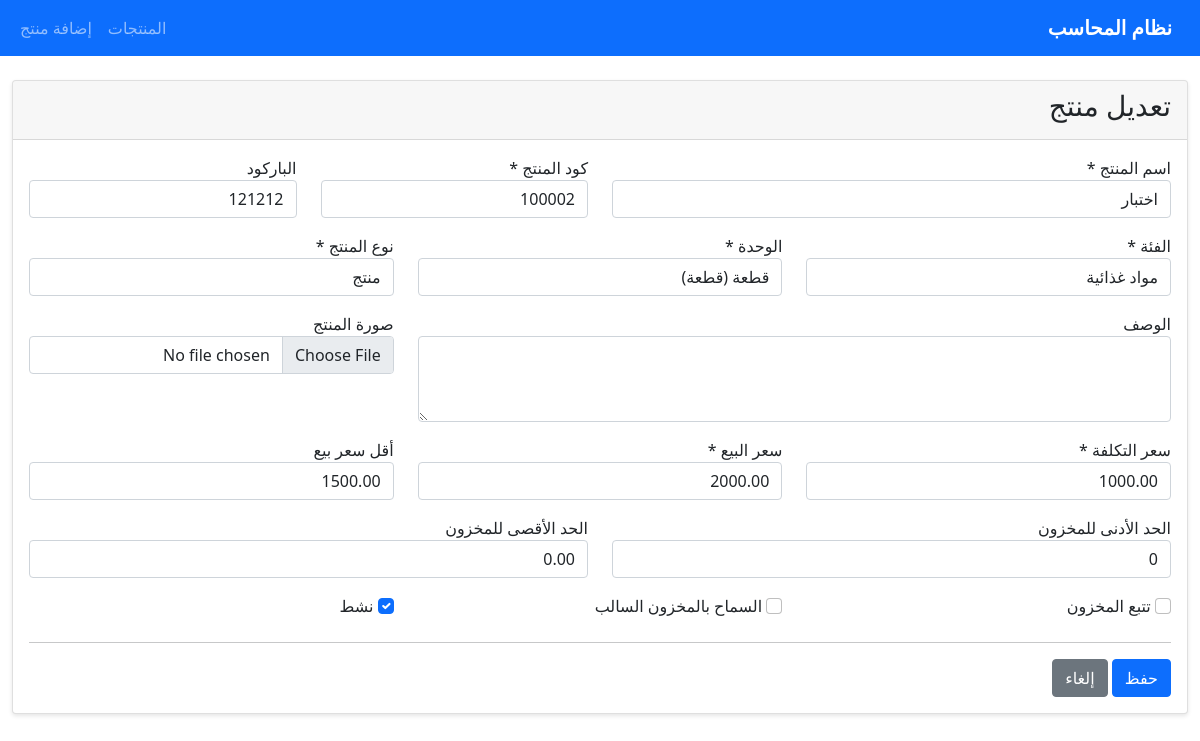
Screenshot of /products/3/edit/ (signed in) with the database file from the repository.
### products/models.py (models this page shows, shortened)
class Product(models.Model):
    PRODUCT_TYPES = [
        ('product', 'منتج'),
        ('service', 'خدمة'),
        ('raw_material', 'مادة خام'),
    ]
    name = models.CharField(max_length=200, verbose_name='اسم المنتج')
    code = models.CharField(max_length=50, unique=True, verbose_name='كود المنتج')
    barcode = models.CharField(max_length=50, blank=True, verbose_name='الباركود')
    category = models.ForeignKey(Category, on_delete=models.PROTECT, verbose_name='الفئة')
    unit = models.ForeignKey(Unit, on_delete=models.PROTECT, verbose_name='الوحدة')
    product_type = models.CharField(max_length=20, choices=PRODUCT_TYPES, default='product', verbose_name='نوع المنتج')
    description = models.TextField(blank=True, verbose_name='الوصف')
    image = models.ImageField(upload_to='products/', blank=True, verbose_name='صورة المنتج')
    cost_price = models.DecimalField(max_digits=10, decimal_places=2, validators=[MinValueValidator(Decimal('0.01'))], verbose_name='سعر التكلفة')
    selling_price = models.DecimalField(max_digits=10, decimal_places=2, validators=[MinValueValidator(Decimal('0.01'))], verbose_name='سعر البيع')
    min_selling_price = models.DecimalField(max_digits=10, decimal_places=2, blank=True, null=True, verbose_name='أقل سعر بيع')
    current_stock = models.DecimalField(max_digits=10, decimal_places=2, default=0, verbose_name='المخزون الحالي')
    min_stock = models.PositiveIntegerField(default=10, verbose_name='الحد الأدنى للمخزون')
    max_stock = models.DecimalField(max_digits=10, decimal_places=2, default=0, verbose_name='الحد الأقصى للمخزون')
    track_stock = models.BooleanField(default=True, verbose_name='تتبع المخزون')
    is_active = models.BooleanField(default=True, verbose_name='نشط')
    allow_negative_stock = models.BooleanField(default=False, verbose_name='السماح بالمخزون السالب')
    created_at = models.DateTimeField(auto_now_add=True, verbose_name='تاريخ الإنشاء')
    updated_at = models.DateTimeField(auto_now=True, verbose_name='تاريخ التحديث')
    class Meta:
        verbose_name = 'منتج'
        verbose_name_plural = 'المنتجات'
        ordering = ['name']

### products/views.py (the view)
# urls.py: path('<int:product_id>/edit/', views.product_update, name='product_update'),
@login_required
def product_update(request, product_id):
    product = get_object_or_404(Product, id=product_id)
    if request.method == 'POST':
        form = ProductForm(request.POST, request.FILES, instance=product)
        if form.is_valid():
            form.save()
            messages.success(request, f'تم تحديث المنتج "{product.name}" بنجاح')
            return redirect('products:product_detail', product_id=product.id)
    else:
        form = ProductForm(instance=product)
    return render(request, 'products/product_form.html', {'form': form, 'title': 'تعديل منتج', 'product': product})

### products/models.py (called while the page is built)
    def __str__(self):
        return self.name

    def __str__(self):
        return f"{self.name} ({self.symbol})"

### templates/products/product_form.html (shortened to what this page needs)
{% extends 'dashboard/base.html' %}
{% block content %}
<div class="card">
    <div class="card-header"><h3>{{ title }}</h3></div>
    <div class="card-body">
        <form method="post" enctype="multipart/form-data">
            <div class="row">
                <div class="col-md-6">
                    <label>اسم المنتج *</label>
                    {{ form.name }}
                </div>
                <div class="col-md-3">
                    <label>كود المنتج *</label>
                    {{ form.code }}
                </div>
                <div class="col-md-3">
                    <label>الباركود</label>
                    {{ form.barcode }}
                </div>
            </div>
            <div class="row mt-3">
                <div class="col-md-4">
                    <label>الفئة *</label>
                    {{ form.category }}
                </div>
                <div class="col-md-4">
                    <label>الوحدة *</label>
                    {{ form.unit }}
                </div>
                <div class="col-md-4">
                    <label>نوع المنتج *</label>
                    {{ form.product_type }}
                </div>
            </div>
            <div class="row mt-3">
                <div class="col-md-8">
                    <label>الوصف</label>
                    {{ form.description }}
                </div>
                <div class="col-md-4">
                    <label>صورة المنتج</label>
                    {{ form.image }}
                </div>
            </div>
            <div class="row mt-3">
                <div class="col-md-4">
                    <label>سعر التكلفة *</label>
                    {{ form.cost_price }}
                </div>
                <div class="col-md-4">
                    <label>سعر البيع *</label>
                    {{ form.selling_price }}
                </div>
                <div class="col-md-4">
                    <label>أقل سعر بيع</label>
                    {{ form.min_selling_price }}
                </div>
            </div>
            <div class="row mt-3">
                <div class="col-md-6">
                    <label>الحد الأدنى للمخزون</label>
                    {{ form.min_stock }}
                </div>
                <div class="col-md-6">
                    <label>الحد الأقصى للمخزون</label>
                    {{ form.max_stock }}
                </div>
            </div>
            <div class="row mt-3">
                <div class="col-md-4">
                    {{ form.track_stock }} تتبع المخزون
                </div>
                <div class="col-md-4">
                    {{ form.allow_negative_stock }} السماح بالمخزون السالب
                </div>
                <div class="col-md-4">
                    {{ form.is_active }} نشط
                </div>
            </div>
            <hr class="mt-4">
            <button type="submit" class="btn btn-primary">حفظ</button>
            <a href="{% url 'products:product_list' %}" class="btn btn-secondary">إلغاء</a>
        </form>
    </div>
</div>
{% endblock %}

### static/css/style.css (style rules this page uses)
.card { margin-bottom: 20px; box-shadow: 0 2px 4px rgba(0,0,0,0.1); }

### rows the page displays
Product: name "اختبار", code "100002", barcode "121212", category "مواد غذائية", unit "قطعة (قطعة)", product_type "منتج", cost_price "1000.00", selling_price "2000.00", min_selling_price "1500.00", min_stock "0", max_stock "0.00", is_active "☑"

### other values shown
{{ title }} "تعديل منتج"
